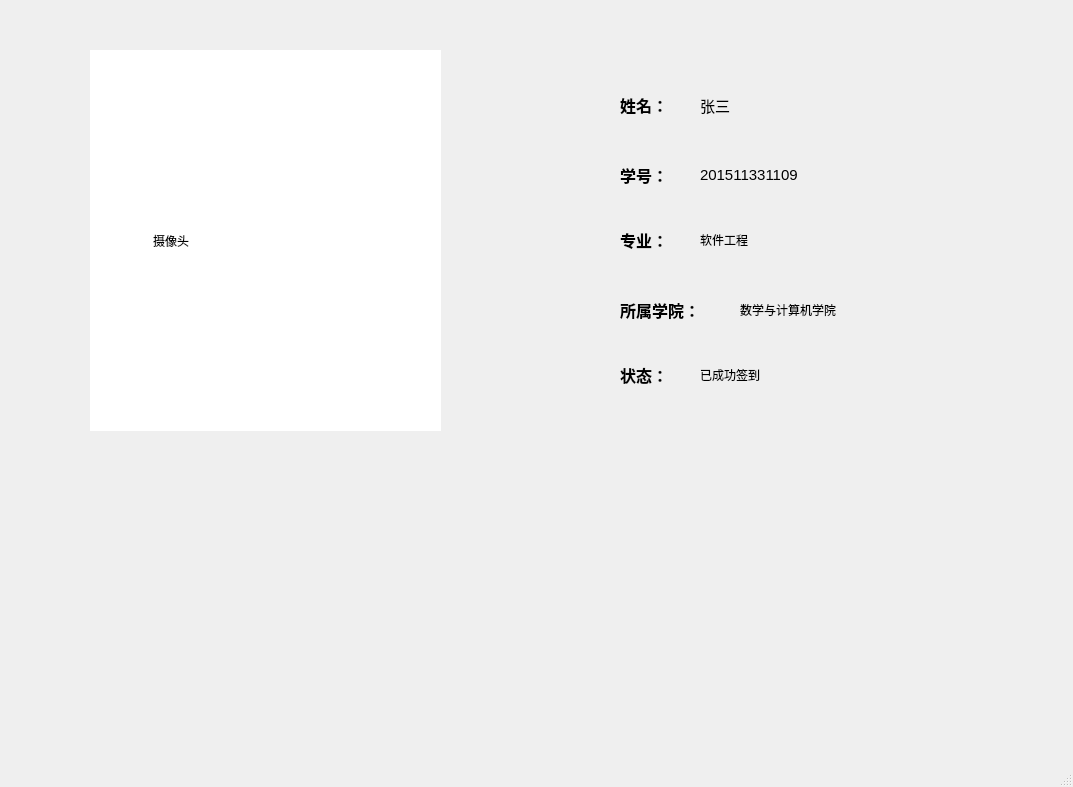
<?xml version="1.0" encoding="UTF-8"?>
<ui version="4.0">
 <class>MainWindow</class>
 <widget class="QMainWindow" name="MainWindow">
  <property name="geometry">
   <rect>
    <x>0</x>
    <y>0</y>
    <width>1073</width>
    <height>787</height>
   </rect>
  </property>
  <property name="windowTitle">
   <string>MainWindow</string>
  </property>
  <property name="styleSheet">
   <string notr="true">QPushButton
{
	background-color:yellow;
}</string>
  </property>
  <widget class="QWidget" name="centralwidget">
   <widget class="QLabel" name="label">
    <property name="geometry">
     <rect>
      <x>90</x>
      <y>50</y>
      <width>351</width>
      <height>381</height>
     </rect>
    </property>
    <property name="styleSheet">
     <string notr="true">QLabel
{
	background-color: white
}</string>
    </property>
    <property name="text">
     <string>                   摄像头</string>
    </property>
   </widget>
   <widget class="QLabel" name="label_2">
    <property name="geometry">
     <rect>
      <x>620</x>
      <y>80</y>
      <width>101</width>
      <height>51</height>
     </rect>
    </property>
    <property name="text">
     <string>&lt;html&gt;&lt;head/&gt;&lt;body&gt;&lt;p&gt;&lt;span style=&quot; font-size:12pt; font-weight:600;&quot;&gt;姓名：&lt;/span&gt;&lt;/p&gt;&lt;/body&gt;&lt;/html&gt;</string>
    </property>
   </widget>
   <widget class="QLabel" name="label_3">
    <property name="geometry">
     <rect>
      <x>620</x>
      <y>150</y>
      <width>121</width>
      <height>51</height>
     </rect>
    </property>
    <property name="text">
     <string>&lt;html&gt;&lt;head/&gt;&lt;body&gt;&lt;p&gt;&lt;span style=&quot; font-size:12pt; font-weight:600;&quot;&gt;学号：&lt;/span&gt;&lt;/p&gt;&lt;/body&gt;&lt;/html&gt;</string>
    </property>
   </widget>
   <widget class="QLabel" name="label_4">
    <property name="geometry">
     <rect>
      <x>620</x>
      <y>210</y>
      <width>111</width>
      <height>61</height>
     </rect>
    </property>
    <property name="text">
     <string>&lt;html&gt;&lt;head/&gt;&lt;body&gt;&lt;p&gt;&lt;span style=&quot; font-size:12pt; font-weight:600;&quot;&gt;专业：&lt;/span&gt;&lt;/p&gt;&lt;/body&gt;&lt;/html&gt;</string>
    </property>
   </widget>
   <widget class="QLabel" name="label_5">
    <property name="geometry">
     <rect>
      <x>620</x>
      <y>280</y>
      <width>131</width>
      <height>61</height>
     </rect>
    </property>
    <property name="text">
     <string>&lt;html&gt;&lt;head/&gt;&lt;body&gt;&lt;p&gt;&lt;span style=&quot; font-size:12pt; font-weight:600;&quot;&gt;所属学院：&lt;/span&gt;&lt;/p&gt;&lt;/body&gt;&lt;/html&gt;</string>
    </property>
   </widget>
   <widget class="QLabel" name="label_6">
    <property name="geometry">
     <rect>
      <x>700</x>
      <y>90</y>
      <width>161</width>
      <height>31</height>
     </rect>
    </property>
    <property name="text">
     <string>&lt;html&gt;&lt;head/&gt;&lt;body&gt;&lt;p&gt;&lt;span style=&quot; font-size:11pt;&quot;&gt;张三&lt;/span&gt;&lt;/p&gt;&lt;/body&gt;&lt;/html&gt;</string>
    </property>
   </widget>
   <widget class="QLabel" name="label_7">
    <property name="geometry">
     <rect>
      <x>700</x>
      <y>160</y>
      <width>161</width>
      <height>31</height>
     </rect>
    </property>
    <property name="text">
     <string>&lt;html&gt;&lt;head/&gt;&lt;body&gt;&lt;p&gt;&lt;span style=&quot; font-size:11pt;&quot;&gt;201511331109&lt;/span&gt;&lt;/p&gt;&lt;/body&gt;&lt;/html&gt;</string>
    </property>
   </widget>
   <widget class="QLabel" name="label_8">
    <property name="geometry">
     <rect>
      <x>700</x>
      <y>220</y>
      <width>181</width>
      <height>41</height>
     </rect>
    </property>
    <property name="text">
     <string>&lt;html&gt;&lt;head/&gt;&lt;body&gt;&lt;p&gt;软件工程&lt;/p&gt;&lt;/body&gt;&lt;/html&gt;</string>
    </property>
   </widget>
   <widget class="QLabel" name="label_9">
    <property name="geometry">
     <rect>
      <x>740</x>
      <y>290</y>
      <width>181</width>
      <height>41</height>
     </rect>
    </property>
    <property name="text">
     <string>&lt;html&gt;&lt;head/&gt;&lt;body&gt;&lt;p&gt;数学与计算机学院&lt;/p&gt;&lt;/body&gt;&lt;/html&gt;</string>
    </property>
   </widget>
   <widget class="QLabel" name="label_10">
    <property name="geometry">
     <rect>
      <x>620</x>
      <y>340</y>
      <width>111</width>
      <height>71</height>
     </rect>
    </property>
    <property name="text">
     <string>&lt;html&gt;&lt;head/&gt;&lt;body&gt;&lt;p&gt;&lt;span style=&quot; font-size:12pt; font-weight:600;&quot;&gt;状态：&lt;/span&gt;&lt;/p&gt;&lt;/body&gt;&lt;/html&gt;</string>
    </property>
   </widget>
   <widget class="QLabel" name="label_11">
    <property name="geometry">
     <rect>
      <x>700</x>
      <y>350</y>
      <width>181</width>
      <height>51</height>
     </rect>
    </property>
    <property name="text">
     <string>&lt;html&gt;&lt;head/&gt;&lt;body&gt;&lt;p&gt;已成功签到&lt;/p&gt;&lt;/body&gt;&lt;/html&gt;</string>
    </property>
   </widget>
  </widget>
  <widget class="QMenuBar" name="menubar">
   <property name="geometry">
    <rect>
     <x>0</x>
     <y>0</y>
     <width>1073</width>
     <height>26</height>
    </rect>
   </property>
  </widget>
  <widget class="QStatusBar" name="statusbar"/>
 </widget>
 <resources/>
 <connections/>
</ui>
